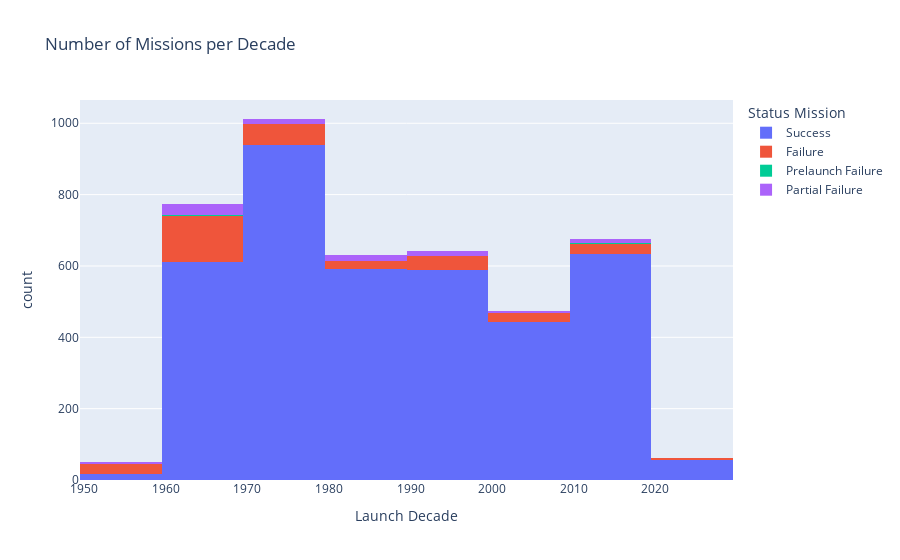

Source (notebook cell):
### Markdown cell above
## Number of Missions per Decade

### Code cell
df['Datum'] = pd.to_datetime(df['Datum'], errors='coerce')
df['Year'] = df['Datum'].dt.year
df['Decade'] = (df['Year'] // 10) * 10

fig = px.histogram(
    df, 
    x='Decade', 
    title='Number of Missions per Decade',
    labels={'Decade': 'Launch Decade'},
    color='Status Mission'
)
fig.show()

### Figure 1 — Plotly figure (JSON) as saved in the notebook; plotly's stock layout.template omitted (floating-point values rounded to 4 significant figures; data arrays with more than 128 entries replaced by an {"elided": "..."} marker saying what was removed)
{"data": [{"bingroup": "x", "hovertemplate": "Status Mission=Success<br>Launch Decade=%{x}<br>count=%{y}<extra></extra>", "legendgroup": "Success", "marker": {"color": "#636efa", "pattern": {"shape": ""}}, "name": "Success", "orientation": "v", "showlegend": true, "type": "histogram", "x": {"elided": "3879 int values"}, "xaxis": "x", "yaxis": "y"}, {"bingroup": "x", "hovertemplate": "Status Mission=Failure<br>Launch Decade=%{x}<br>count=%{y}<extra></extra>", "legendgroup": "Failure", "marker": {"color": "#EF553B", "pattern": {"shape": ""}}, "name": "Failure", "orientation": "v", "showlegend": true, "type": "histogram", "x": {"elided": "339 int values"}, "xaxis": "x", "yaxis": "y"}, {"bingroup": "x", "hovertemplate": "Status Mission=Prelaunch Failure<br>Launch Decade=%{x}<br>count=%{y}<extra></extra>", "legendgroup": "Prelaunch Failure", "marker": {"color": "#00cc96", "pattern": {"shape": ""}}, "name": "Prelaunch Failure", "orientation": "v", "showlegend": true, "type": "histogram", "x": [2010, 2010, 2000, 1960], "xaxis": "x", "yaxis": "y"}, {"bingroup": "x", "hovertemplate": "Status Mission=Partial Failure<br>Launch Decade=%{x}<br>count=%{y}<extra></extra>", "legendgroup": "Partial Failure", "marker": {"color": "#ab63fa", "pattern": {"shape": ""}}, "name": "Partial Failure", "orientation": "v", "showlegend": true, "type": "histogram", "x": [2010, 2010, 2010, 2010, 2010, 2010, 2010, 2010, 2010, 2010, 2010, 2010, 2000, 2000, 2000, 2000, 2000, 2000, 2000, 1990, 1990, 1990, 1990, 1990, 1990, 1990, 1990, 1990, 1990, 1990, 1990, 1990, 1990, 1980, 1980, 1980, 1980, 1980, 1980, 1980, 1980, 1980, 1980, 1980, 1980, 1980, 1980, 1980, 1980, 1980, 1970, 1970, 1970, 1970, 1970, 1970, 1970, 1970, 1970, 1970, 1970, 1970, 1970, 1970, 1970, 1960, 1960, 1960, 1960, 1960, 1960, 1960, 1960, 1960, 1960, 1960, 1960, 1960, 1960, 1960, 1960, 1960, 1960, 1960, 1960, 1960, 1960, 1960, 1960, 1960, 1960, 1960, 1960, 1960, 1960, 1960, 1960, 1950, 1950, 1950, 1950, 1950], "xaxis": "x", "yaxis": "y"}], "layout": {"barmode": "relative", "legend": {"title": {"text": "Status Mission"}, "tracegroupgap": 0}, "title": {"text": "Number of Missions per Decade"}, "xaxis": {"anchor": "y", "domain": [0, 1], "title": {"text": "Launch Decade"}}, "yaxis": {"anchor": "x", "domain": [0, 1], "title": {"text": "count"}}}}
